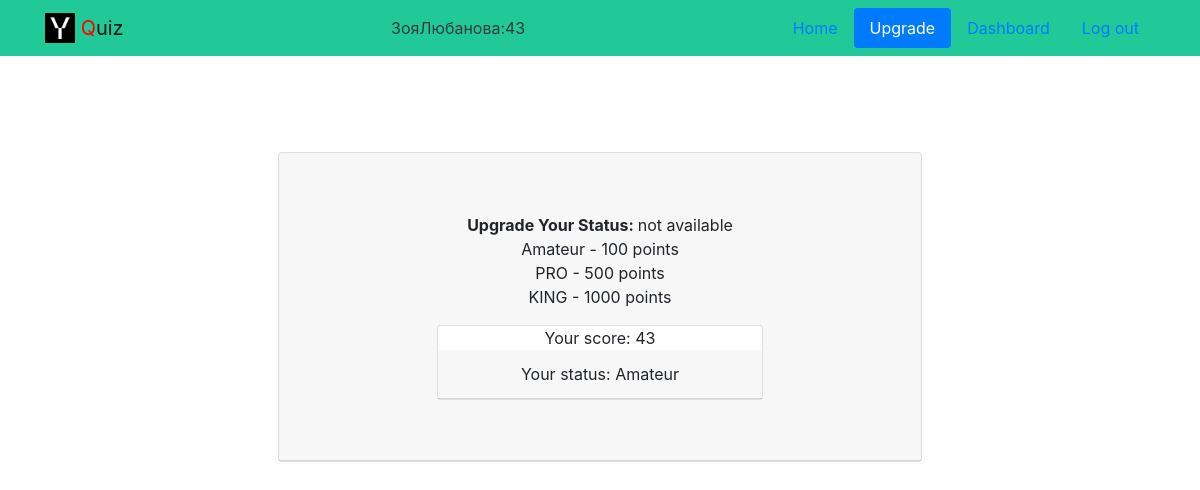
Page /upgrade/ (signed in) on the earlier database version.
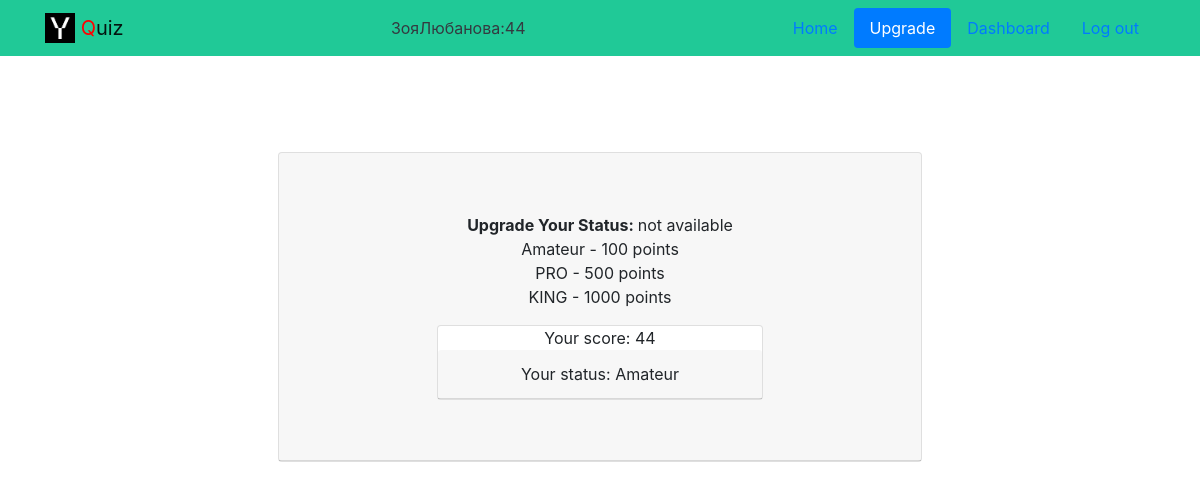
Same page on the later database version.
### users/models.py (models this page shows)
class Score(models.Model):
    score = models.IntegerField(default=0)
    user = models.OneToOneField(User, on_delete=models.CASCADE)

### app/views.py (the view, shortened to what this page needs)
# urls.py: path('upgrade/', upgrade, name='upgrade'),
@login_required
def upgrade(request):
    if not Status.objects.filter(user=request.user).exists():
        Status.objects.create(user=request.user)
    status = Status.objects.get(user=request.user)
    score = Score.objects.get(user=request.user)
    context = {
                'text': 'not available<br>Amateur - 100 points<br>PRO - 500 points<br>KING - 1000 points',
                'score': score,
                'status': status.status,
                }
    return render(request, template_name='upgrade.html', context=context)

### templates/upgrade.html (shortened to what this page needs)
{% extends 'base.html'%}
{%block content%}
<div class="container py-5">
    <div class="col-md-8 p-5">
      <div class="card">
        <div class="card-header">
            <div class="row justify-content-center">
                <div class="col-md-8 p-5"><p><b>{%if KING %}You are the KING!{%else%}Upgrade Your Status:{%endif%} </b>{{text|safe}}<br>
                  <div class="card">
                    Your score: {{score.score}}
                    <div class="card-header">
                        Your status: {{status}}<br>
                    </div>
                  </div>
                </div>
            </div>
        </div>
      </div>
    </div>
</div>
{%endblock%}

### templates/includes/header.html (shortened to what this page needs)
{% load static %}
<nav class="navbar navbar-light" style="background-color:{%if status == 'Amateur'%} #20c997{%elif status == 'PRO'%} #dc3545{%elif status == 'KING'%} #adb5bd{%else%}lightskyblue{%endif%}">
 <div class="container">
   <a class="navbar-brand" href="{% url 'app:index' %}">
     <img src="{% static 'img/logo.png' %}" width="30" height="30" class="d-inline-block align-top" alt="">
     <span style="color:red">Q</span>uiz
   </a>
   {% with request.resolver_match.view_name as view_name %}
   {% if user.is_authenticated %}
    <div class="bg text-dark">{{ user.username }}{% if view_name  == 'users:login' or view_name  == 'users:signup'  %}{%else%}:{{score.score}}{%endif%}</div>
   {%endif%}
   {% endwith %}
   {% with request.resolver_match.view_name as view_name %}
   <ul class="nav nav-pills">
    <li class="nav-item">
      <a class="nav-link link-light {% if view_name  == 'app:index' %}active{% endif %}" href="{% url 'app:index' %}">Home</a>
    </li>
    <ul class="nav nav-pills">
      <li class="nav-item">
        <a class="nav-link link-light {% if view_name  == 'app:upgrade' %}active{% endif %}" href="{% url 'app:upgrade' %}">Upgrade</a>
      </li>
   <ul class="nav nav-pills">
    <li class="nav-item">
      <a class="nav-link link-light {% if view_name  == 'app:top' %}active{% endif %}" href="{% url 'app:top' %}">Dashboard</a>
    </li>
     {% if user.is_authenticated %}
       <li class="nav-item">
         <a class="nav-link link-light {% if view_name  == 'users:logout' %}active{% endif %}" href="{% url 'users:logout' %}">Log out</a>
       </li>
     {% endif %}
     {% endwith %}
   </ul>
 </div>
</nav>

Differences in the rows shown:
changed Score: score "43" → "44"
